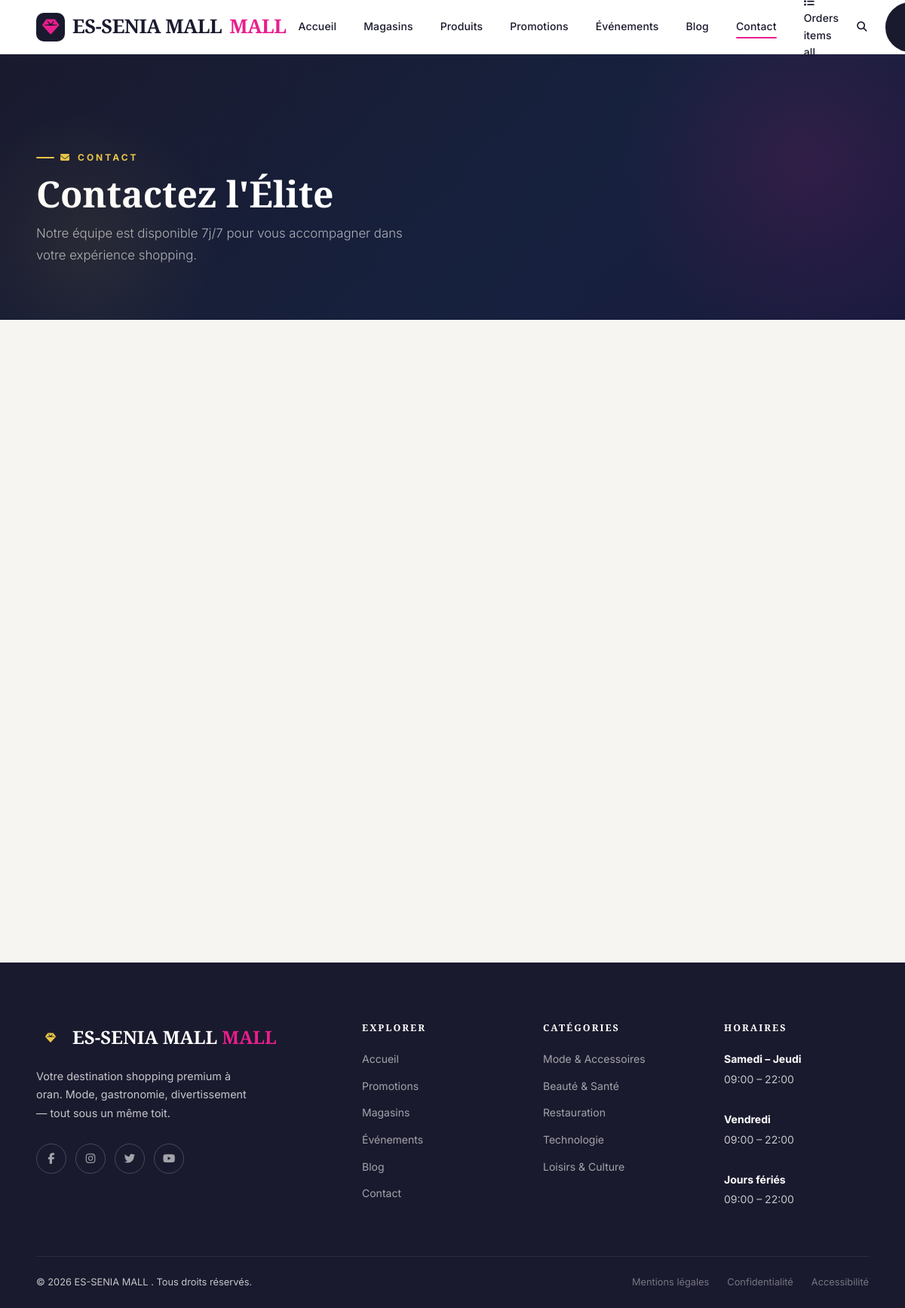
The app's page /mall/es-senia-mall/contact/ with its own data.
### centre_commercial/models.py (models this page shows, shortened)
class Mall(models.Model):
    CITIES = [
        ('constantine', 'Constantine'),
        ('alger', 'Alger'),
        ('oran', 'Oran'),
        ('annaba', 'Annaba'),
        ('setif', 'Sétif'),
        ('autre', 'Autre'),
    ]
    name = models.CharField(max_length=200)
    slug = models.SlugField(unique=True, blank=True)
    city = models.CharField(max_length=50, choices=CITIES)
    region = models.CharField(max_length=100)
    address = models.CharField(max_length=300)
    image = models.ImageField(upload_to='malls/', blank=True, null=True)
    bg_color = models.CharField(max_length=200, default="linear-gradient(135deg,#1a1a2e,#2d1f6e)",
                                  verbose_name="Gradient CSS (fallback image)",
                                  help_text="Ex: linear-gradient(135deg,#1a1a2e,#e91e8c)")
    description_short = models.CharField(max_length=180, blank=True)
    description = models.TextField()
    is_open = models.BooleanField(default=True)
    is_featured = models.BooleanField(default=False)
    badge           = models.CharField(max_length=40, blank=True, verbose_name="Badge (ex: New, Phare)")
    observation     = models.TextField(blank=True, null=True, verbose_name="Observation") # En cas de fermeture ou autre
    phone        = models.CharField(max_length=20, blank=True, null=True, verbose_name="Phone")
    email            = models.EmailField(blank=True, null=True)
    website         = models.URLField(blank=True, null=True)
    opening_time = models.TimeField()
    closing_time = models.TimeField()
    number_of_shops = models.IntegerField(default=0)
    number_of_parking_spaces = models.IntegerField(default=0)
    created_at = models.DateTimeField(auto_now_add=True)
    updated_at = models.DateTimeField(auto_now=True)
    opening_date = models.DateField(blank=True, null=True, verbose_name="Opening date (if future)")
    class Meta:
        verbose_name = "Centre Commercial (Mall)"
        verbose_name_plural = "Centres Commerciaux (Malls)"
        ordering = ['-is_featured', 'name']

### centre_commercial/views.py (the view, shortened to what this page needs)
# urls.py: path('contact/', views.ContactMessageCreateView.as_view(), name='contact_message_create'),
class ContactMessageCreateView(CreateView):
    model = ContactMessage
    form_class = ContactForm
    template_name = 'mall/contact_message.html'
    def dispatch(self, request, *args, **kwargs):
        self.mall = None
        mall_slug = self.kwargs.get('slug')
        if mall_slug:
            self.mall = get_object_or_404(Mall, slug=mall_slug)
        return super().dispatch(request, *args, **kwargs)
    def get_context_data(self, **kwargs):
        context = super().get_context_data(**kwargs)
        context['mall'] = self.mall  # ممكن تكون None
        return context

### centre_commercial/context_processors.py (called while the page is built)
def cart_processor(request):
    cart_count = 0
    if request.user.is_authenticated:
        order = Order.objects.filter(user=request.user, status='pending').first()
        if order:
            cart_count = sum(item.quantity for item in order.items.all())
    return {
        'cart_count': cart_count
    }

### templates/mall/contact_message.html (shortened to what this page needs)
{% extends 'base.html' %}
{% block content %}
<section class="ym-page-hero">
  <div class="ym-container">
    <p class="ym-eyebrow"><i class="fas fa-envelope"></i> Contact</p>
    <h1 class="ym-section-title">Contactez l'Élite</h1>
    <p class="ym-section-subtitle">Notre équipe est disponible 7j/7 pour vous accompagner dans votre expérience shopping.</p>
  </div>
</section>
<section class="ym-section ym-section--gray">
  <div class="ym-container">
    <div class="ym-contact-layout">
    </div>
  </div>
</section>
{% endblock %}

### templates/base.html (shortened to what this page needs)
{% load static %}
<!DOCTYPE html>
<html lang="fr">
<head>
  <link rel="stylesheet" href="https://cdnjs.cloudflare.com/ajax/libs/font-awesome/6.5.0/css/all.min.css">
  <link rel="stylesheet" href="{% static 'css/main.css' %}">
</head>
<body>
<header id="ym-navbar" class="ym-navbar" role="banner">
  <a href="{% url 'home' %}" class="ym-navbar__brand">
    <span class="ym-navbar__brand-icon">
      <i class="fas fa-gem fa-sm"></i>
    </span>
    {% if mall %}{{ mall.name }} <span>MALL</span>{% else %}BB <span>Shopping</span>{% endif %}
  </a>
  <nav>
    <ul class="ym-navbar__nav">
      <li><a href="{% if mall %}{% url 'mall' mall.slug %}{% else %}{% url 'home' %}{% endif %}">Accueil</a></li>
      <li><a href="{% if mall %}{% url 'shops_by_mall' mall.slug %}{% else %}{% url 'shops_all' %}{% endif %}">Magasins</a></li>
      <li><a href="{% if mall %}{% url 'products_by_mall' mall.slug %}{% else %}{% url 'products_all' %}{% endif %}">Produits</a></li>
      <li><a href="{% if mall %}{% url 'promotions_by_mall' mall.slug %}{% else %}{% url 'promotions_all' %}{% endif %}">Promotions</a></li>
      <li><a href="{% if mall %}{% url 'events_by_mall' mall.slug %}{% else %}{% url 'events_all' %}{% endif %}">Événements</a></li>
      <li><a href="{% if mall %}{% url 'blogs_by_mall' mall.slug %}{% else %}{% url 'blogs_all' %}{% endif %}">Blog</a></li>
     <li>
      {% if mall %}
      <a href="{% url 'contact_message_create_by_mall' mall.slug %}" >Contact </a>
      <li><a href="{% url 'orders_items_list_all' %}"><i class="fas fa-list"></i> Orders items all</a></li>
      {% else %}
      <a href="{% url 'contact_message_create' %}" >Contact </a>
      {% endif %}
     </li>
    </ul>
  </nav>
  <div class="ym-navbar__actions">
    <button class="ym-navbar__search-btn">
      <i class="fas fa-search"></i>
    </button>
    {% if mall %}
    <a href="" class="ym-btn ym-btn--dark ym-btn--sm"> Nous visiter </a>
    {% endif %}
  </div>
</header>
<main id="main-content" {% block main_attrs %}class="ym-main-content" style="margin-top:72px"{% endblock %}>
  {% block content %}
  {% endblock %}
</main>
<footer class="ym-footer" role="contentinfo">
  <div class="ym-container">
    <div class="ym-footer__grid">
      <div>
        <div class="ym-footer__brand">
          <span class="ym-navbar__brand-icon"><i class="fas fa-gem fa-sm"></i></span>
          <span class="ym-footer__brand-name">{% if mall %}{{mall.name}} <span>MALL</span>{% else %}BB <span>Shopping</span>{% endif %}</span>
        </div>
        <p class="ym-footer__tagline">
          Votre destination shopping premium à {{mall.city}}. Mode, gastronomie, divertissement — tout sous un même toit.
        </p>
        <div class="ym-footer__social">
          <a href="#" class="ym-footer__social-link" aria-label="Facebook"><i class="fab fa-facebook-f"></i></a>
          <a href="#" class="ym-footer__social-link" aria-label="Instagram"><i class="fab fa-instagram"></i></a>
          <a href="#" class="ym-footer__social-link" aria-label="Twitter"><i class="fab fa-twitter"></i></a>
          <a href="#" class="ym-footer__social-link" aria-label="YouTube"><i class="fab fa-youtube"></i></a>
        </div>
      </div>
      <div>
        <h3 class="ym-footer__heading">Explorer</h3>
        <ul class="ym-footer__links">
          {% if mall and mall.slug %}
            <li><a href="{% url 'mall' mall.slug %}">Accueil</a></li>
            <li><a href="{% url 'promotions_by_mall' mall.slug %}">Promotions</a></li>
            <li><a href="{% url 'shops_by_mall' mall.slug %}">Magasins</a></li>
            <li><a href="{% url 'events_by_mall' mall.slug %}">Événements</a></li>
            <li><a href="{% url 'blogs_by_mall' mall.slug %}">Blog</a></li>
            <li><a href="{% url 'contact_message_create_by_mall' mall.slug %}">Contact</a></li>
          {% else %}
            <li><a href="{% url 'home' %}">Accueil</a></li>
            <li><a href="{% url 'promotions_all' %}">Promotions</a></li>
            <li><a href="{% url 'shops_all' %}">Magasins</a></li>
            <li><a href="{% url 'events_all' %}">Événements</a></li>
            <li><a href="{% url 'blogs_all' %}">Blog</a></li>
          {% endif %}
        </ul>
      </div>
      <div>
        <h3 class="ym-footer__heading">Catégories</h3>
        <ul class="ym-footer__links">
          <li><a href="{% url 'shops_all' %}?category=mode">Mode & Accessoires</a></li>
          <li><a href="{% url 'shops_all' %}?category=beaute">Beauté & Santé</a></li>
          <li><a href="{% url 'shops_all' %}?category=restauration">Restauration</a></li>
          <li><a href="{% url 'shops_all' %}?category=technologie">Technologie</a></li>
          <li><a href="{% url 'shops_all' %}?category=loisirs">Loisirs & Culture</a></li>
        </ul>
      </div>
      <div>
        <h3 class="ym-footer__heading">Horaires</h3>
        <div class="ym-footer__hours">
          <p><strong>Samedi – Jeudi</strong><br>{{mall.opening_time}} – {{mall.closing_time}}</p>
          <br>
          <p><strong>Vendredi</strong><br>{{mall.opening_time}} – {{mall.closing_time}}</p>
          <br>
          <p><strong>Jours fériés</strong><br>{{mall.opening_time}} – {{mall.closing_time}}</p>
        </div>
      </div>
    </div>
    <div class="ym-footer__bottom">
      <p>© {% now "Y" %} {{mall.name}} . Tous droits réservés.</p>
      <div class="ym-footer__legal">
        <a href="#">Mentions légales</a>
        <a href="#">Confidentialité</a>
        <a href="#">Accessibilité</a>
      </div>
    </div>
  </div>
</footer>
</body>
</html>

### records on screen
Mall: name "ES-SENIA MALL", city "oran", opening_time "09:00", closing_time "22:00"
